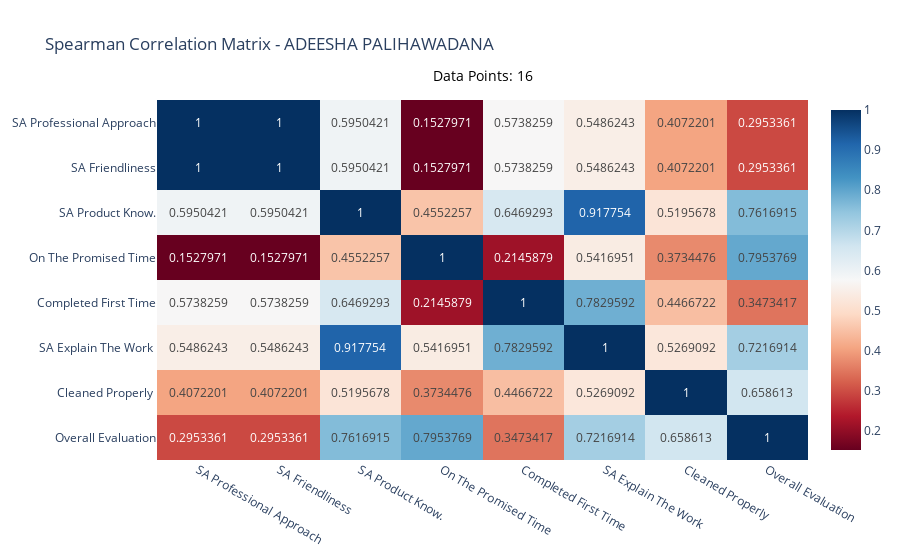
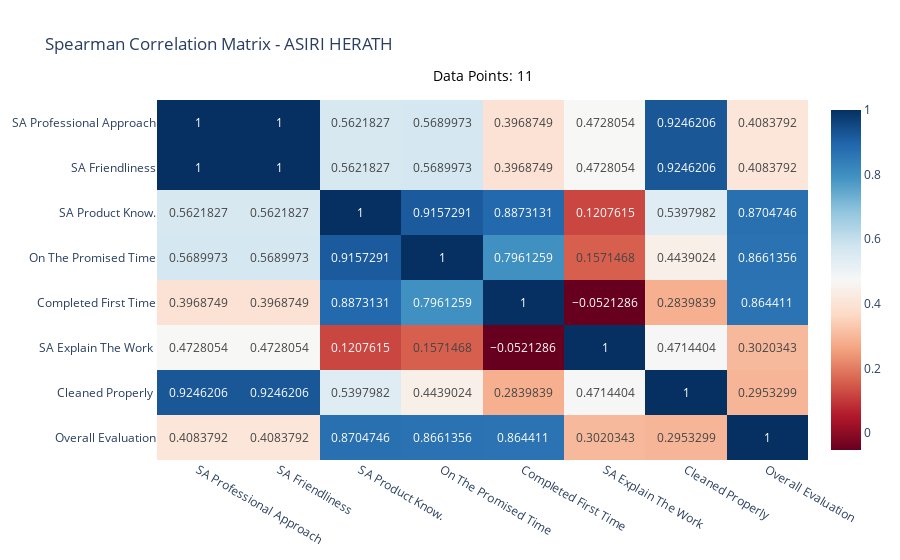
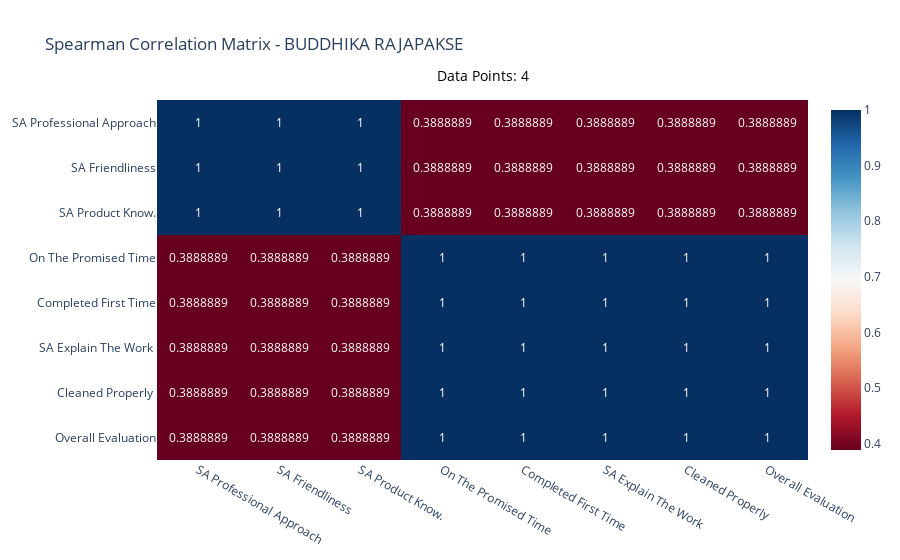
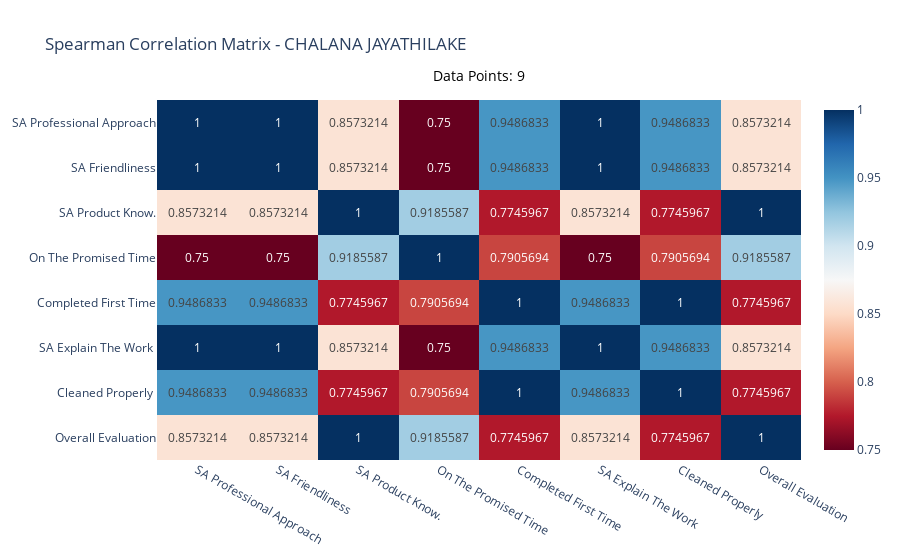

The code cell stored with these charts, in order, in its notebook:
### Markdown cell above
# Correlation Matrix (Spearman) Grouped by 'Service Advisor"

### Code cell
import plotly.express as px

def plot_interactive_corr_with_count(df, group_column, numeric_columns):
    """
    Plots an interactive correlogram using Plotly for each group and shows the number of data points for each group.
    
    Parameters:
    df (pd.DataFrame): The dataset to process.
    group_column (str): The column to group by (e.g., 'ADVISOR NAME').
    numeric_columns (list): The numeric columns to calculate correlations for.
    """
    # Group the dataframe by the specified column
    grouped = df.groupby(group_column)
    
    for name, group in grouped:
        # Calculate the correlation matrix for the group
        corr_matrix = group[numeric_columns].corr(method='spearman')
        
        # Create the interactive correlogram using Plotly
        fig = px.imshow(corr_matrix, text_auto=True, color_continuous_scale='RdBu', 
                        title=f"Spearman Correlation Matrix - {name}", aspect='auto')
        
        # Add the number of data points as an annotation above the plot
        data_points = len(group)  # Get the number of rows in the group
        fig.update_layout(
            annotations=[
                dict(
                    x=0.5, y=1.1,  # Position the text at the top
                    xref='paper', yref='paper',  # Referencing paper coordinates (not data coordinates)
                    text=f"Data Points: {data_points}",  # Display the data point count
                    showarrow=False,
                    font=dict(size=14, color="black"),
                    align="center"
                )
            ]
        )
        
        # Show the plot
        fig.show()

# Example usage:
plot_interactive_corr_with_count(df_cleaned, 'ADVISOR NAME', df_cleaned.select_dtypes(include='number').columns)

### Figure 1 — Plotly figure (JSON) as saved in the notebook; plotly's stock layout.template omitted (floating-point values rounded to 4 significant figures)
{"data": [{"coloraxis": "coloraxis", "hovertemplate": "x: %{x}<br>y: %{y}<br>color: %{z}<extra></extra>", "name": "0", "texttemplate": "%{z}", "type": "heatmap", "x": ["SA Professional Approach", "SA Friendliness", "SA Product Know.", "On The Promised Time", "Completed First Time", "SA Explain The Work ", "Cleaned Properly ", "Overall Evaluation"], "xaxis": "x", "y": ["SA Professional Approach", "SA Friendliness", "SA Product Know.", "On The Promised Time", "Completed First Time", "SA Explain The Work ", "Cleaned Properly ", "Overall Evaluation"], "yaxis": "y", "z": [[1, 1, 0.595, 0.1528, 0.5738, 0.5486, 0.4072, 0.2953], [1, 1, 0.595, 0.1528, 0.5738, 0.5486, 0.4072, 0.2953], [0.595, 0.595, 1, 0.4552, 0.6469, 0.9178, 0.5196, 0.7617], [0.1528, 0.1528, 0.4552, 1, 0.2146, 0.5417, 0.3734, 0.7954], [0.5738, 0.5738, 0.6469, 0.2146, 1, 0.783, 0.4467, 0.3473], [0.5486, 0.5486, 0.9178, 0.5417, 0.783, 1, 0.5269, 0.7217], [0.4072, 0.4072, 0.5196, 0.3734, 0.4467, 0.5269, 1, 0.6586], [0.2953, 0.2953, 0.7617, 0.7954, 0.3473, 0.7217, 0.6586, 1]]}], "layout": {"annotations": [{"align": "center", "font": {"color": "black", "size": 14}, "showarrow": false, "text": "Data Points: 16", "x": 0.5, "xref": "paper", "y": 1.1, "yref": "paper"}], "coloraxis": {"colorscale": [[0, "rgb(103,0,31)"], [0.1, "rgb(178,24,43)"], [0.2, "rgb(214,96,77)"], [0.3, "rgb(244,165,130)"], [0.4, "rgb(253,219,199)"], [0.5, "rgb(247,247,247)"], [0.6, "rgb(209,229,240)"], [0.7, "rgb(146,197,222)"], [0.8, "rgb(67,147,195)"], [0.9, "rgb(33,102,172)"], [1, "rgb(5,48,97)"]]}, "title": {"text": "Spearman Correlation Matrix - ADEESHA PALIHAWADANA"}, "xaxis": {"anchor": "y", "domain": [0, 1]}, "yaxis": {"anchor": "x", "autorange": "reversed", "domain": [0, 1]}}}

### Figure 2 — Plotly figure (JSON) as saved in the notebook; plotly's stock layout.template omitted (floating-point values rounded to 4 significant figures)
{"data": [{"coloraxis": "coloraxis", "hovertemplate": "x: %{x}<br>y: %{y}<br>color: %{z}<extra></extra>", "name": "0", "texttemplate": "%{z}", "type": "heatmap", "x": ["SA Professional Approach", "SA Friendliness", "SA Product Know.", "On The Promised Time", "Completed First Time", "SA Explain The Work ", "Cleaned Properly ", "Overall Evaluation"], "xaxis": "x", "y": ["SA Professional Approach", "SA Friendliness", "SA Product Know.", "On The Promised Time", "Completed First Time", "SA Explain The Work ", "Cleaned Properly ", "Overall Evaluation"], "yaxis": "y", "z": [[1, 1, 0.5622, 0.569, 0.3969, 0.4728, 0.9246, 0.4084], [1, 1, 0.5622, 0.569, 0.3969, 0.4728, 0.9246, 0.4084], [0.5622, 0.5622, 1, 0.9157, 0.8873, 0.1208, 0.5398, 0.8705], [0.569, 0.569, 0.9157, 1, 0.7961, 0.1571, 0.4439, 0.8661], [0.3969, 0.3969, 0.8873, 0.7961, 1, -0.05213, 0.284, 0.8644], [0.4728, 0.4728, 0.1208, 0.1571, -0.05213, 1, 0.4714, 0.302], [0.9246, 0.9246, 0.5398, 0.4439, 0.284, 0.4714, 1, 0.2953], [0.4084, 0.4084, 0.8705, 0.8661, 0.8644, 0.302, 0.2953, 1]]}], "layout": {"annotations": [{"align": "center", "font": {"color": "black", "size": 14}, "showarrow": false, "text": "Data Points: 11", "x": 0.5, "xref": "paper", "y": 1.1, "yref": "paper"}], "coloraxis": {"colorscale": [[0, "rgb(103,0,31)"], [0.1, "rgb(178,24,43)"], [0.2, "rgb(214,96,77)"], [0.3, "rgb(244,165,130)"], [0.4, "rgb(253,219,199)"], [0.5, "rgb(247,247,247)"], [0.6, "rgb(209,229,240)"], [0.7, "rgb(146,197,222)"], [0.8, "rgb(67,147,195)"], [0.9, "rgb(33,102,172)"], [1, "rgb(5,48,97)"]]}, "title": {"text": "Spearman Correlation Matrix - ASIRI HERATH"}, "xaxis": {"anchor": "y", "domain": [0, 1]}, "yaxis": {"anchor": "x", "autorange": "reversed", "domain": [0, 1]}}}

### Figure 3 — Plotly figure (JSON) as saved in the notebook; plotly's stock layout.template omitted (floating-point values rounded to 4 significant figures)
{"data": [{"coloraxis": "coloraxis", "hovertemplate": "x: %{x}<br>y: %{y}<br>color: %{z}<extra></extra>", "name": "0", "texttemplate": "%{z}", "type": "heatmap", "x": ["SA Professional Approach", "SA Friendliness", "SA Product Know.", "On The Promised Time", "Completed First Time", "SA Explain The Work ", "Cleaned Properly ", "Overall Evaluation"], "xaxis": "x", "y": ["SA Professional Approach", "SA Friendliness", "SA Product Know.", "On The Promised Time", "Completed First Time", "SA Explain The Work ", "Cleaned Properly ", "Overall Evaluation"], "yaxis": "y", "z": [[1, 1, 1, 0.3889, 0.3889, 0.3889, 0.3889, 0.3889], [1, 1, 1, 0.3889, 0.3889, 0.3889, 0.3889, 0.3889], [1, 1, 1, 0.3889, 0.3889, 0.3889, 0.3889, 0.3889], [0.3889, 0.3889, 0.3889, 1, 1, 1, 1, 1], [0.3889, 0.3889, 0.3889, 1, 1, 1, 1, 1], [0.3889, 0.3889, 0.3889, 1, 1, 1, 1, 1], [0.3889, 0.3889, 0.3889, 1, 1, 1, 1, 1], [0.3889, 0.3889, 0.3889, 1, 1, 1, 1, 1]]}], "layout": {"annotations": [{"align": "center", "font": {"color": "black", "size": 14}, "showarrow": false, "text": "Data Points: 4", "x": 0.5, "xref": "paper", "y": 1.1, "yref": "paper"}], "coloraxis": {"colorscale": [[0, "rgb(103,0,31)"], [0.1, "rgb(178,24,43)"], [0.2, "rgb(214,96,77)"], [0.3, "rgb(244,165,130)"], [0.4, "rgb(253,219,199)"], [0.5, "rgb(247,247,247)"], [0.6, "rgb(209,229,240)"], [0.7, "rgb(146,197,222)"], [0.8, "rgb(67,147,195)"], [0.9, "rgb(33,102,172)"], [1, "rgb(5,48,97)"]]}, "title": {"text": "Spearman Correlation Matrix - BUDDHIKA RAJAPAKSE"}, "xaxis": {"anchor": "y", "domain": [0, 1]}, "yaxis": {"anchor": "x", "autorange": "reversed", "domain": [0, 1]}}}

### Figure 4 — Plotly figure (JSON) as saved in the notebook; plotly's stock layout.template omitted (floating-point values rounded to 4 significant figures)
{"data": [{"coloraxis": "coloraxis", "hovertemplate": "x: %{x}<br>y: %{y}<br>color: %{z}<extra></extra>", "name": "0", "texttemplate": "%{z}", "type": "heatmap", "x": ["SA Professional Approach", "SA Friendliness", "SA Product Know.", "On The Promised Time", "Completed First Time", "SA Explain The Work ", "Cleaned Properly ", "Overall Evaluation"], "xaxis": "x", "y": ["SA Professional Approach", "SA Friendliness", "SA Product Know.", "On The Promised Time", "Completed First Time", "SA Explain The Work ", "Cleaned Properly ", "Overall Evaluation"], "yaxis": "y", "z": [[1, 1, 0.8573, 0.75, 0.9487, 1, 0.9487, 0.8573], [1, 1, 0.8573, 0.75, 0.9487, 1, 0.9487, 0.8573], [0.8573, 0.8573, 1, 0.9186, 0.7746, 0.8573, 0.7746, 1], [0.75, 0.75, 0.9186, 1, 0.7906, 0.75, 0.7906, 0.9186], [0.9487, 0.9487, 0.7746, 0.7906, 1, 0.9487, 1, 0.7746], [1, 1, 0.8573, 0.75, 0.9487, 1, 0.9487, 0.8573], [0.9487, 0.9487, 0.7746, 0.7906, 1, 0.9487, 1, 0.7746], [0.8573, 0.8573, 1, 0.9186, 0.7746, 0.8573, 0.7746, 1]]}], "layout": {"annotations": [{"align": "center", "font": {"color": "black", "size": 14}, "showarrow": false, "text": "Data Points: 9", "x": 0.5, "xref": "paper", "y": 1.1, "yref": "paper"}], "coloraxis": {"colorscale": [[0, "rgb(103,0,31)"], [0.1, "rgb(178,24,43)"], [0.2, "rgb(214,96,77)"], [0.3, "rgb(244,165,130)"], [0.4, "rgb(253,219,199)"], [0.5, "rgb(247,247,247)"], [0.6, "rgb(209,229,240)"], [0.7, "rgb(146,197,222)"], [0.8, "rgb(67,147,195)"], [0.9, "rgb(33,102,172)"], [1, "rgb(5,48,97)"]]}, "title": {"text": "Spearman Correlation Matrix - CHALANA JAYATHILAKE"}, "xaxis": {"anchor": "y", "domain": [0, 1]}, "yaxis": {"anchor": "x", "autorange": "reversed", "domain": [0, 1]}}}
